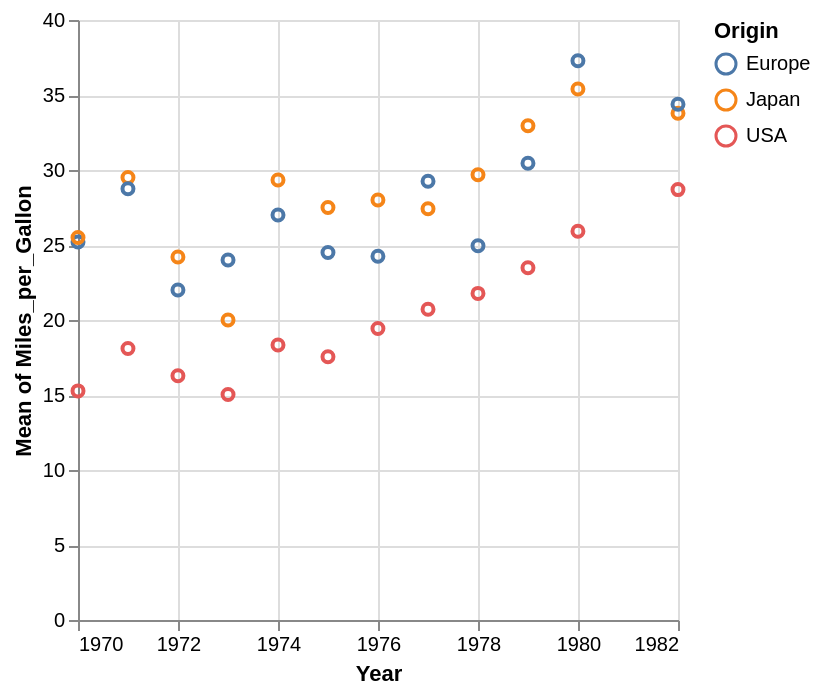

Notebook source saved alongside this figure:
### Markdown cell above
## 1.4: Changing Marks

In class, you also learned about marks and how different mark types can be used depending on what you're trying to represent. In Altair, charts are built first by specifying a mark type, so we'll explore some creative ones.
You can find the different types of marks in the [marks docs](https://altair-viz.github.io/user_guide/marks/index.html). While these aren't difficult to work with, there are certain visualizations that take more easily to mark types, and issues that can happen with particular mark types if we don't handle our data properly.

**Task 1:** Keep the encoding and change the mark to `mark_line()`, then `mark_area()`. What does the y-axis show in the area chart? Fix it with `alt.Y(...).stack(None)`.

### Code cell
alt.Chart(cars).mark_point().encode(
    x="Year:T",
    y="mean(Miles_per_Gallon):Q",
    color="Origin:N"
)

### Figure 1 — Vega specification as saved in the notebook (floating-point values rounded to 4 significant figures)
{"$schema": "https://vega.github.io/schema/vega/v6.json", "data": [{"name": "source_0", "values": [{"Origin": "USA", "Year": "1970-01-01T00:00:00.000", "mean_Miles_per_Gallon": 15.27}, {"Origin": "Europe", "Year": "1970-01-01T00:00:00.000", "mean_Miles_per_Gallon": 25.2}, {"Origin": "Japan", "Year": "1970-01-01T00:00:00.000", "mean_Miles_per_Gallon": 25.5}, {"Origin": "Japan", "Year": "1971-01-01T00:00:00.000", "mean_Miles_per_Gallon": 29.5}, {"Origin": "USA", "Year": "1971-01-01T00:00:00.000", "mean_Miles_per_Gallon": 18.1}, {"Origin": "Europe", "Year": "1971-01-01T00:00:00.000", "mean_Miles_per_Gallon": 28.75}, {"Origin": "Japan", "Year": "1972-01-01T00:00:00.000", "mean_Miles_per_Gallon": 24.2}, {"Origin": "USA", "Year": "1972-01-01T00:00:00.000", "mean_Miles_per_Gallon": 16.28}, {"Origin": "Europe", "Year": "1972-01-01T00:00:00.000", "mean_Miles_per_Gallon": 22.0}, {"Origin": "USA", "Year": "1973-01-01T00:00:00.000", "mean_Miles_per_Gallon": 15.03}, {"Origin": "Europe", "Year": "1973-01-01T00:00:00.000", "mean_Miles_per_Gallon": 24.0}, {"Origin": "Japan", "Year": "1973-01-01T00:00:00.000", "mean_Miles_per_Gallon": 20.0}, {"Origin": "USA", "Year": "1974-01-01T00:00:00.000", "mean_Miles_per_Gallon": 18.33}, {"Origin": "Japan", "Year": "1974-01-01T00:00:00.000", "mean_Miles_per_Gallon": 29.33}, {"Origin": "Europe", "Year": "1974-01-01T00:00:00.000", "mean_Miles_per_Gallon": 27.0}, {"Origin": "USA", "Year": "1975-01-01T00:00:00.000", "mean_Miles_per_Gallon": 17.55}, {"Origin": "Japan", "Year": "1975-01-01T00:00:00.000", "mean_Miles_per_Gallon": 27.5}, {"Origin": "Europe", "Year": "1975-01-01T00:00:00.000", "mean_Miles_per_Gallon": 24.5}, {"Origin": "Europe", "Year": "1976-01-01T00:00:00.000", "mean_Miles_per_Gallon": 24.25}, {"Origin": "USA", "Year": "1976-01-01T00:00:00.000", "mean_Miles_per_Gallon": 19.43}, {"Origin": "Japan", "Year": "1976-01-01T00:00:00.000", "mean_Miles_per_Gallon": 28.0}, {"Origin": "Japan", "Year": "1977-01-01T00:00:00.000", "mean_Miles_per_Gallon": 27.42}, {"Origin": "USA", "Year": "1977-01-01T00:00:00.000", "mean_Miles_per_Gallon": 20.72}, {"Origin": "Europe", "Year": "1977-01-01T00:00:00.000", "mean_Miles_per_Gallon": 29.25}, {"Origin": "Europe", "Year": "1978-01-01T00:00:00.000", "mean_Miles_per_Gallon": 24.95}, {"Origin": "USA", "Year": "1978-01-01T00:00:00.000", "mean_Miles_per_Gallon": 21.77}, {"Origin": "Japan", "Year": "1978-01-01T00:00:00.000", "mean_Miles_per_Gallon": 29.69}, {"Origin": "USA", "Year": "1979-01-01T00:00:00.000", "mean_Miles_per_Gallon": 23.48}, {"Origin": "Europe", "Year": "1979-01-01T00:00:00.000", "mean_Miles_per_Gallon": 30.45}, {"Origin": "Japan", "Year": "1979-01-01T00:00:00.000", "mean_Miles_per_Gallon": 32.95}, {"Origin": "Europe", "Year": "1980-01-01T00:00:00.000", "mean_Miles_per_Gallon": 37.29}, {"Origin": "Japan", "Year": "1980-01-01T00:00:00.000", "mean_Miles_per_Gallon": 35.4}, {"Origin": "USA", "Year": "1980-01-01T00:00:00.000", "mean_Miles_per_Gallon": 25.91}, {"Origin": "USA", "Year": "1982-01-01T00:00:00.000", "mean_Miles_per_Gallon": 28.69}, {"Origin": "Japan", "Year": "1982-01-01T00:00:00.000", "mean_Miles_per_Gallon": 33.79}, {"Origin": "Europe", "Year": "1982-01-01T00:00:00.000", "mean_Miles_per_Gallon": 34.38}], "transform": [{"type": "formula", "expr": "toDate(datum['Year'])", "as": "Year"}]}, {"name": "source_0_y_domain_mean_Miles_per_Gallon", "values": [{"min": 15.03, "max": 37.29}]}, {"name": "source_0_color_domain_Origin", "values": [{"Origin": "USA"}, {"Origin": "Europe"}, {"Origin": "Japan"}]}], "marks": [{"type": "symbol", "name": "marks", "from": {"data": "source_0"}, "encode": {"update": {"stroke": {"field": "Origin", "scale": "color"}, "x": {"field": "Year", "scale": "x"}, "y": {"field": "mean_Miles_per_Gallon", "scale": "y"}, "fill": {"value": "transparent"}}}, "style": ["point"]}], "scales": [{"name": "x", "type": "time", "domain": {"data": "source_0", "field": "Year"}, "range": [0, {"signal": "width"}]}, {"name": "y", "type": "linear", "domain": [{"signal": "(data(\"source_0_y_domain_mean_Miles_per_Gallon\")[0] || {}).min"}, {"signal": "(data(\"source_0_y_domain_mean_Miles_per_Gallon\")[0] || {}).max"}], "range": [{"signal": "height"}, 0], "zero": true, "nice": true}, {"name": "color", "type": "ordinal", "domain": {"data": "source_0_color_domain_Origin", "field": "Origin", "sort": true}, "range": "category"}], "axes": [{"scale": "x", "ticks": false, "gridScale": "y", "labels": false, "aria": false, "maxExtent": 0, "zindex": 0, "domain": false, "orient": "bottom", "grid": true, "tickCount": {"signal": "ceil(width/40)"}, "minExtent": 0}, {"scale": "y", "ticks": false, "aria": false, "domain": false, "zindex": 0, "tickCount": {"signal": "ceil(height/40)"}, "grid": true, "gridScale": "x", "orient": "left", "labels": false, "minExtent": 0, "maxExtent": 0}, {"scale": "x", "labelFlush": true, "tickCount": {"signal": "ceil(width/40)"}, "grid": false, "labelOverlap": true, "orient": "bottom", "zindex": 0, "title": "Year"}, {"scale": "y", "orient": "left", "grid": false, "zindex": 0, "title": "Mean of Miles_per_Gallon", "tickCount": {"signal": "ceil(height/40)"}, "labelOverlap": true}], "background": "white", "legends": [{"stroke": "color", "symbolType": "circle", "title": "Origin", "encode": {"symbols": {"update": {"fill": {"value": "transparent"}}}}}], "padding": 5, "height": 300, "width": 300, "style": "cell"}
